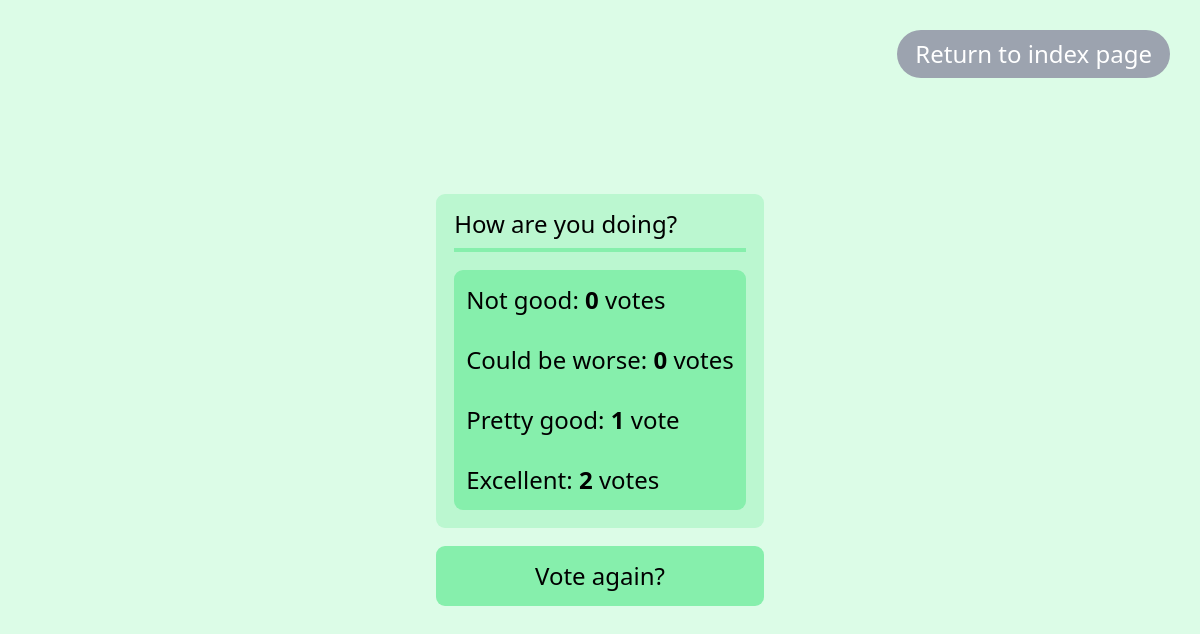
The app's page /polls/2/results/ with its own data.
### polls/models.py (models this page shows, shortened)
class Question(models.Model):
    question_text = models.CharField(max_length=200)
    pub_date = models.DateTimeField("date published")

class Choice(models.Model):
    question = models.ForeignKey(Question, on_delete=models.CASCADE)
    choice_text = models.CharField(max_length=200)
    votes = models.IntegerField(default=0)

### polls/views.py (the view)
# urls.py: path("<int:pk>/results/", views.ResultsView.as_view(), name="results"),
class ResultsView(generic.DetailView):
    model = Question
    template_name = "polls/results.html"

### polls/templates/polls/results.html
{% extends 'welcome/base.html' %}
{% load static %}
{% block content %}
<body class="bg-green-100 h-screen flex justify-center">
    {% include 'polls/partials/return_to_index.html' %}
        <div class="flex flex-col justify-center">
            <div class="bg-green-200 rounded-md px-3 py-1 ">
                <h1 class="border-b-4 border-green-300">{{ question.question_text }}</h1>
                <ul class="bg-green-300 mt-3 mb-2 rounded-md">
                {% for choice in question.choice_set.all %}
                    <li class="px-2 py-1">{{ choice.choice_text }}: <strong>{{ choice.votes }}</strong> vote{{ choice.votes|pluralize }}</li>
                {% endfor %}
                </ul>
            </div>
            <button class=""><a class="block bg-green-300 rounded-md mt-3 px-5 py-1 w-full hover:bg-green-400 hover:cursor-pointer" href="{% url 'polls:index' %}">Vote again?</a></button>
        </div>
</body>
{% endblock content %}

### welcome/templates/welcome/base.html (shortened to what this page needs)
{% load static %}
<!doctype html>
<html lang="en-US" class="text-2xl">
  <head>
    <link href="{% static 'welcome/css/output.css' %}" rel="stylesheet">
  </head>
  {% block content %}{% endblock %}
</html>

### polls/templates/polls/partials/return_to_index.html
<a class="absolute top-5 right-5 rounded-3xl bg-gray-400 px-3 py-0 text-white hover:bg-gray-500 block" href="/">Return to index page</a>

### records on screen
Question: question_text "How are you doing?"
Choice: choice_text "Not good", votes "0"
Choice: choice_text "Could be worse", votes "0"
Choice: choice_text "Pretty good", votes "1"
Choice: choice_text "Excellent", votes "2"
